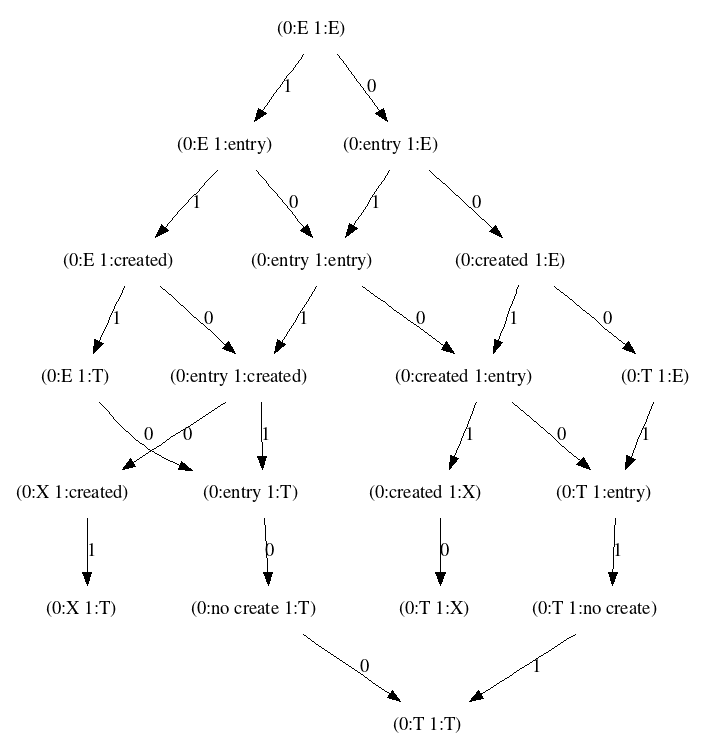

The Python source for this figure:
from argparse import ArgumentParser

from contextlib import ExitStack

from django.contrib.auth.models import User
from django.core.management import BaseCommand
from django.db import transaction, models

from race2.multiprocessing.remote import RemoteGenerator
from race2.multiprocessing.thread import ThreadGenerator
from race2.multiprocessing.trace import TraceYield
from race2.multiprocessing.yield_fun import yield_fun_yield
from race2.abstract import Execution, Visitor, ProcessID


class Lock(models.Model):
    user_id = models.IntegerField(unique=True)


def lock(user_id: int):
    with transaction.atomic():
        yield_fun_yield("entry")
        task_lock_obj, created = Lock.objects.get_or_create(user_id=user_id)
        if created:
            yield_fun_yield("created")
        else:
            yield_fun_yield("no create")


class Command(BaseCommand):
    def add_arguments(self, parser: ArgumentParser):
        # Positional arguments
        pass

    def handle(self, *args, **options):
        print("Starting")
        # type your command here

        with ExitStack() as es:
            thread_generator_1 = es.enter_context(
                ThreadGenerator(lock, read_timeout=1)
                # RemoteGenerator(checker)
                # ThreadGenerator(TraceYield(checker))
                # RemoteGenerator(es.enter_context(ThreadGenerator(TraceYield(checker))))
            )

            thread_generator_2 = es.enter_context(
                ThreadGenerator(lock, read_timeout=1)
                # RemoteGenerator(checker)
                # ThreadGenerator(TraceYield(checker))
                # RemoteGenerator(es.enter_context(ThreadGenerator(TraceYield(checker))))
            )

            customer_user_id = 123

            def factory() -> Execution:
                print("Factory")

                def handle_terminate():
                    Lock.objects.filter(user_id=customer_user_id).delete()

                exec = Execution(handle_terminate=handle_terminate)
                exec.add_process(ProcessID(1), thread_generator_2(customer_user_id))
                exec.add_process(ProcessID(0), thread_generator_1(customer_user_id))

                return exec

            print("Visiting")

            vis = Visitor(factory)
            vis.next()

            print(
                (len(vis.visited_edges), vis.instantiation_ctr, vis.paths_found_ctr),
            )

            from race2.util.graphviz import graphviz

            graphviz(visitor=vis, filename="/data/test.gv.png", should_view=False)

            # print(factory().run([1, 0]))
            # print(factory().run([0, 1]))
